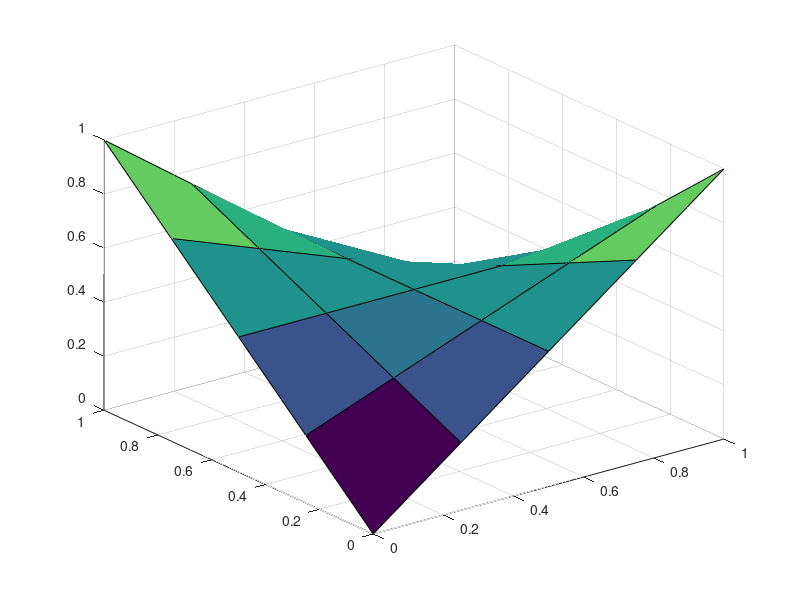

MATLAB code for this plot: (Note: this script raises an error after producing the figure.)
%% Task 1
[X, Y] = meshgrid(linspace(0,1,5), linspace(0,1,5));
f_vals = X.*(1-Y) + Y.*(1-X);
surf(X,Y,f_vals)

quant_img = floor((f_vals)./(1/15))


%% Task 7
phi_1 = (1/3)*[0,1,0; 1,1,1; 1,0,1; 1,1,1];
phi_2 = (1/3)*[1,1,1; 1,0,1; -1,-1,-1; 0,-1,0];
phi_3 = (1/2)*[1,0,-1; 1,0,-1; 0,0,0; 0,0,0];
phi_4 = (1/2)*[0,0,0; 0,0,0; 1,0,-1; 1,0,-1];
f = [-2,6,3; 
     13,7,5;
      7,1,8; 
    -3,3,4];

[u_p, e] = projection(f, {phi_1, phi_2, phi_3, phi_4});

%% Task 8 - looking at the test sets
n = 3;
idx = randi([1, 400], 1, n);
for test_set_ = 1:2
    figure
    test_set = stacks{test_set_};
    for i = 1:length(idx)
        subplot(1,n,i)
        imshow(test_set(:,:,idx(i))/255)
    end
end
%% Task 8 - looking at the bases
n = 4;
for base_ = 1:3
    figure
    base = bases{base_};
    for i = 1:4
        subplot(1,n,i)
        imshow(abs(base(:,:,i))./max(max(abs(base(:,:,i)))))
    end
end
%%
load('./inl1_to_students/assignment1bases.mat')
for base_ = 1:3
    for test_set_ = 1:2
        % Extract base and test set:
        base = bases{base_};
        test_set = stacks{test_set_};
        % Loop over test set
        [~,~,N] = size(test_set);
        e_tot = 0;
        for i = 1:N
            u = test_set(:,:,i);
            [u_p, e] = projection(u, {base(:,:,1), base(:,:,2), base(:,:,3), base(:,:,4)});
            e_tot = e_tot + e;
        end
        
        figure
        subplot(2,2,1)
        imshow(u/255)
        subplot(2,2,2)
        imshow(u_p/255)
        % Mean of all errors in test set
        e_mean = e_tot/N;
        disp(['The mean error of test set ', num2str(test_set_),' with basis ', num2str(base_) ,' is ', num2str(e_mean),'.']);
    end
end